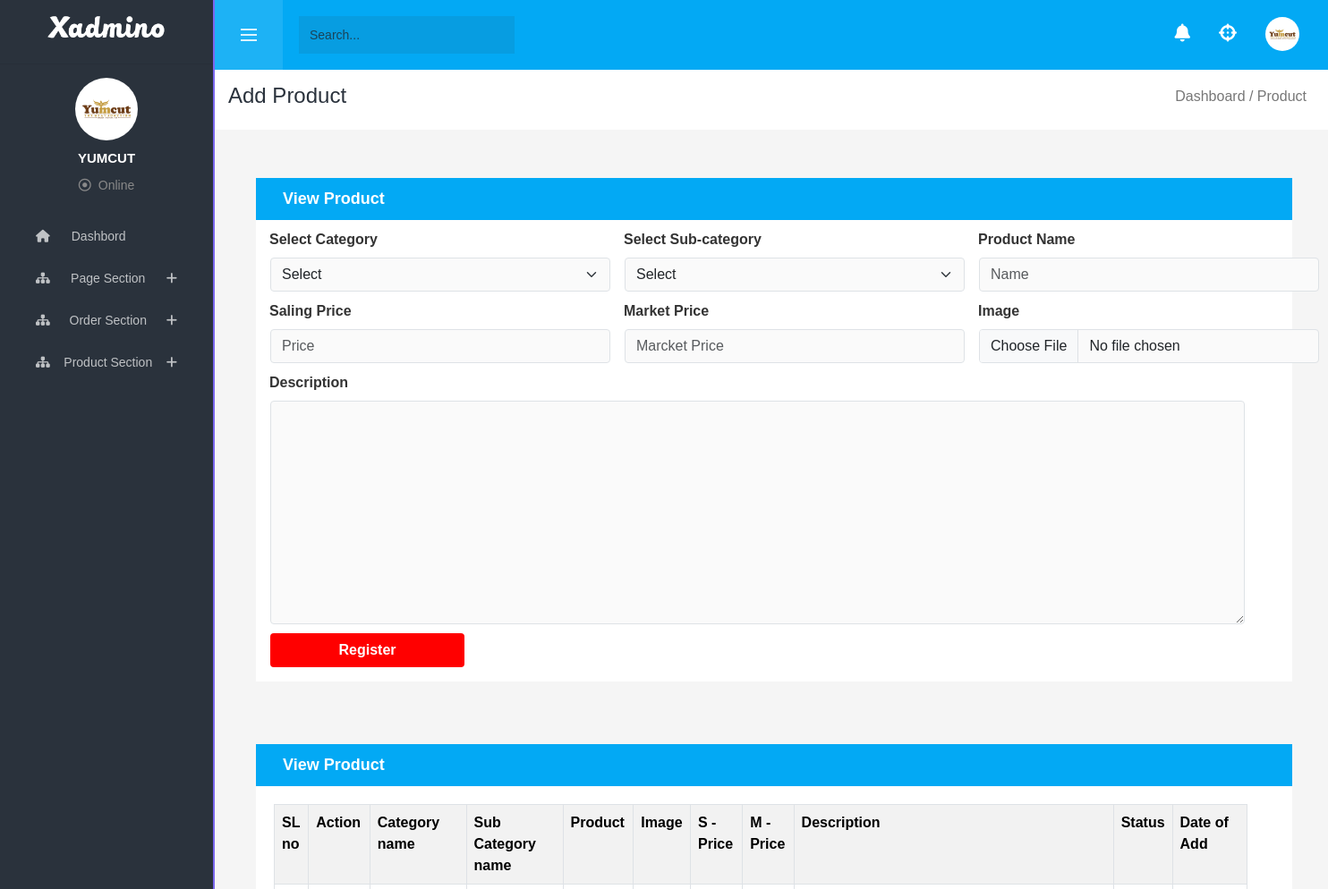
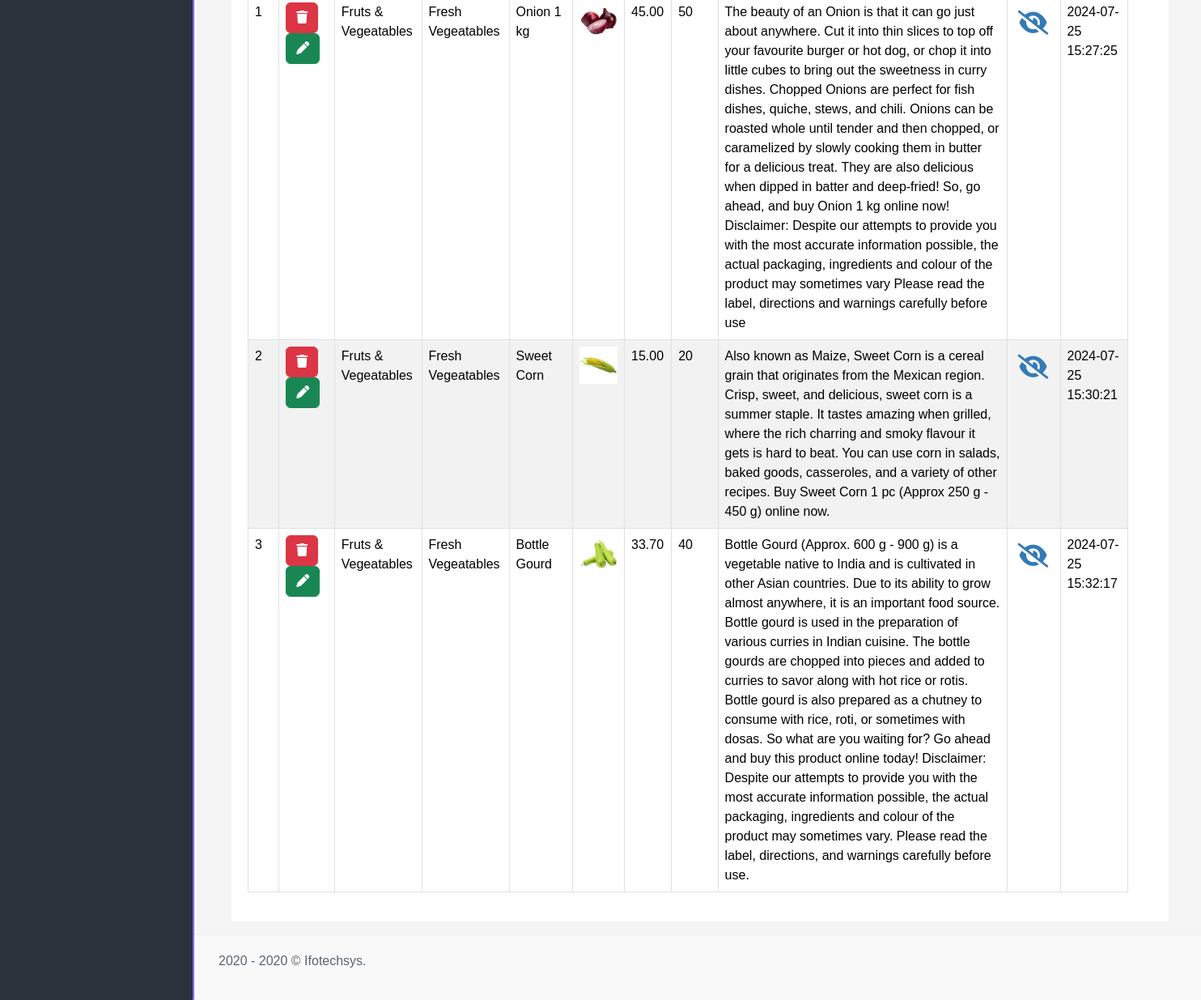
Page /admin_pannel/product.php (signed in) on the committed database (2 pictures, top to bottom).
### tables this page shows
CREATE TABLE IF NOT EXISTS `product` (
  `p_id` int NOT NULL AUTO_INCREMENT,
  `pc_id` int NOT NULL,
  `psc_id` int NOT NULL,
  `slug` varchar(255) NOT NULL,
  `product_name` varchar(255) NOT NULL,
  `product_image` varchar(255) NOT NULL,
  `product_marcket_price` varchar(255) NOT NULL,
  `product_saling_price` varchar(255) NOT NULL,
  `size_available` varchar(255) NOT NULL,
  `color_avalable` varchar(255) NOT NULL,
  `stock` varchar(255) NOT NULL,
  `unit` varchar(255) NOT NULL,
  `saku_no` varchar(255) NOT NULL,
  `product_short_description` longtext NOT NULL,
  `product_long_description` longtext NOT NULL,
  `status` int NOT NULL COMMENT '(0 means out of stockk, 1 means in stock)',
  `create_at` datetime NOT NULL DEFAULT CURRENT_TIMESTAMP,
  `update_at` datetime DEFAULT NULL,
  PRIMARY KEY (`p_id`)
);

CREATE TABLE IF NOT EXISTS `product_category` (
  `pc_id` int NOT NULL AUTO_INCREMENT,
  `pc_slug` varchar(255) NOT NULL,
  `pc_name` varchar(255) NOT NULL,
  `pc_image` varchar(255) NOT NULL,
  `description` longtext NOT NULL,
  `create_at` datetime NOT NULL DEFAULT CURRENT_TIMESTAMP,
  `update_at` datetime DEFAULT NULL,
  PRIMARY KEY (`pc_id`)
);

CREATE TABLE IF NOT EXISTS `product_subcategory` (
  `psc_id` int NOT NULL AUTO_INCREMENT,
  `pc_id` int NOT NULL,
  `slug` varchar(255) NOT NULL,
  `psc_name` varchar(255) NOT NULL,
  `description` longtext NOT NULL,
  `psc_image` varchar(255) NOT NULL,
  `create_at` datetime NOT NULL DEFAULT CURRENT_TIMESTAMP,
  `update_at` datetime DEFAULT NULL,
  PRIMARY KEY (`psc_id`)
);

### admin_pannel/product.php (the view, shortened to what this page needs)
<?php
        include 'include/header.php';
        include 'config.php';
  ?>
    <div class="dashboard d-flex justify-content-between align-items-center pe-4">
                    <div class="h4">Add Product</div>
                    <div class="dsbrdLite h6">Dashboard / Product</div>
                </div>
                <div class="p-3 pt-4">
                    <div class="row order">
             <?php
                if (!empty($_REQUEST['edit'])) {
                    $edit_id = mysqli_real_escape_string($db, $_REQUEST['edit']);
                    $edit = $db->query("SELECT * FROM `product` WHERE p_id = '$edit_id'");
                    $edit_value = $edit->fetch_object();
                    $product_name = $edit_value->product_name;
                    $product_saling_price = $edit_value->product_saling_price;
                    $product_marcket_price = $edit_value->product_marcket_price;
                    $product_long_description = $edit_value->product_long_description;
                }else{
                    $product_name = '';
                    $product_saling_price = '';
                    $product_marcket_price = '';
                    $product_long_description = '';
                }
            ?>
    <div class="category row">
        <div class="add-category col-md-12">
            <div class="add-cate-head">
                <p class="heading1">View Product</p>
            </div>
            <div class="add-cate-head2">
                <form action="action/manage_product.php" method="post" enctype="multipart/form-data">
        <div class="d-flex">
           <div class="form-group">
               <label for="input" class="lb-1" style="color:#333333; width: 185px;">Select Category</label>
               <select name="pc_id" class=" form-control ms-3 mt-2 category-input-file-text form-select"  style=" width: 380px; height: 38px; margin-left: 50px; ">
                      <option>Select</option>
                </select>
            </div>
<div class="form-group">
    <label for="input" class="lb-1" style="color:#333333; width: 185px;">Select Sub-category</label>
    <select name="psc_id" class=" form-control ms-3 mt-2 category-input-file-text form-select" style=" width: 380px; height: 38px;">
    <option>Select</option>
                </select>
        </div>
    <div class="form-group">
    <label for="input" class="lb-1" style="color:#333333; width: 185px;">Product Name</label>
    <input type="text" id="input" name="product_name" placeholder="Name" value="<?=$product_name;?>" class=" form-control ms-3 mt-2  category-input-file-text" style=" width: 380px; height: 38px;">
</div>
</div>
        <div class="d-flex">
        <div class="form-group">
                <label for="input" class="lb-1" style="color:#333333; width: 185px;">Saling Price</label>
                <input type="text" id="input" name="product_saling_price" placeholder="Price" value="<?=$product_saling_price;?>" class=" form-control ms-3 mt-2  category-input-file-text" style=" width: 380px; height: 38px;">
            </div>
            <div class="form-group">
                <label for="input" class="lb-1" style="color:#333333; width: 185px;">Market Price</label>
                <input type="text" id="input" name="product_marcket_price" value="<?=$product_marcket_price;?>" placeholder="Marcket Price" class=" form-control ms-3 mt-2  category-input-file-text" style=" width: 380px; height: 38px;">
            </div>
            <div class="form-group">
                <label for="input" class="lb-1" style="color:#333333; width: 185px;">Image</label>
                <input type="file" id="file" name="product_image" value="" accept="image/*"  class=" form-control ms-3 mt-2  category-input-file-text" style=" width: 380px; height: 38px;">
            </div>
        </div>
        <div>
                      <label for="input" class="lb-1" style="color:#333333;">Description</label>
                      <br>
                      <textarea rows="#" cols="#" name="product_long_description" class="form-control  ms-3 mt-2  category-input-file-text category-text"><?=$product_long_description;?></textarea>
                  </div>
                  <div>
                  <?php
                        if (!empty($_REQUEST['edit'])) {
                    ?>
                            <input type="hidden" name="p_id" value="<?=$_REQUEST['edit'];?>">
                            <button type="submit" value="update" name="submit" class="btn lb-1 categorysubmit mb-3 ms-3">Update</button>
                            <?php
                     }else{
                            ?>
                            <button type="submit" value="register" name="submit" class="btn lb-1 categorysubmit mb-3 ms-3">Register</button>
                            <?php
                            }
                        ?>
                  </div>
             </form>
          </div>
      </div>
    </div>
  </div>
</div>
        <div class="p-3 pt-4">
          <div class="row order">
            <div class="category row">
             <div class="add-category col-md-12">
                <div class="add-cate-head">
                  <p class="heading1">View Product</p>
            </div>
               <div class="add-cate-head2">
                 <div class="viewcategory-table">
                   <table class="table table-bordered table-striped">
                          <tr>
                              <th>SL no</th>
                              <th>Action</th>
                              <th>Category name</th>
                              <th>Sub Category name</th>
                              <th>Product</th>
                              <th>Image</th>
                              <th>S - Price</th>
                              <th>M - Price</th>
                              <th>Description</th>
                              <th>Status</th>
                              <th>Date of Add</th>
                          </tr>
                          <?php
                   $data = $db->query("SELECT product.*, product_category.pc_name as product_category_name , product_subcategory.psc_name as product_subcategory_name FROM `product`
                      LEFT JOIN `product_category` ON product.pc_id = product_category.pc_id LEFT JOIN `product_subcategory` ON product.psc_id = product_subcategory.psc_id");
                                    if ($data->num_rows == 0) {
                                         echo 'No Data Found';
                                    }else {
                                         $sl = 0;
                                         while($value = $data->fetch_object()){
                                         $sl++;
                                ?>
                               <tr>
                                <td><?=$sl;?></td>
                                <td>
                                    <div>
                                    <a href="action/manage_product.php?submit=delete&p_id=<?=$value->p_id;?>" class="btn btn-danger">
                                    <i class="fa-solid fa-trash"></i></a>
                                        <a href="?edit=<?=$value->p_id;?>" class="btn btn-success"> <i class="fa-solid fa-pen"></i>   </a>
                                    </div>
                                </td>
                                <td><?=$value->product_category_name;?></td>
                                <td><?=$value->product_subcategory_name;?></td>
                                <td><?=$value->product_name;?></td>
                                <td>
                                    <?php
                                            if (empty($value->product_image)){
                                                echo 'N/A';
                                            }else{
                                    ?>
                                            <img src="image_storage/<?=$value->product_image?>" class="img-fluid" width="55" alt="">
                                        <?php } ?>
                                </td>
                                <td><?=$value->product_saling_price;?></td>
                                <td><?=$value->product_marcket_price;?></td>
                                <td><?=$value->product_long_description;?></td>
                                <td><i class="fa-solid fa-eye-slash ccc" style=" font-size: 30px; color: #337AB7; margin-left: 5px; margin-top: 10px;"></i></td>
                                <td><?=$value->create_at;?></td>
                            </tr>
                            <?php } } ?>
                        </table>
                      </div>
                    </div>
                 </div>
               </div>
             </div>
         </div>
   <?php
        include 'include/footer.php';
     ?>

### rows in the picture
product: pc.pc_name "Fruts & Vegeatables", psc.psc_name "Fresh Vegeatables", product_name "Onion 1 kg", product_image (picture), product_saling_price "45.00", product_marcket_price "50", product_long_description "The beauty of an Onion is that it can go just about anywhere. Cut it into thin slices to top off your favourite burger or hot dog, or chop it into little cubes to bring out the sweetness in curry dishes. Chopped Onions are perfect for fish dishes, quiche, stews, and chili. Onions can be roasted whole until tender and then chopped, or caramelized by slowly cooking them in butter for a delicious treat. They are also delicious when dipped in batter and deep-fried! So, go ahead, and buy Onion 1 kg online now! Disclaimer: Despite our attempts to provide you with the most accurate information possible, the actual packaging, ingredients and colour of the product may sometimes vary Please read the…", create_at "2024-07-25 15:27:25"
product: pc.pc_name "Fruts & Vegeatables", psc.psc_name "Fresh Vegeatables", product_name "Sweet Corn", product_image (picture), product_saling_price "15.00", product_marcket_price "20", product_long_description "Also known as Maize, Sweet Corn is a cereal grain that originates from the Mexican region. Crisp, sweet, and delicious, sweet corn is a summer staple. It tastes amazing when grilled, where the rich charring and smoky flavour it gets is hard to beat. You can use corn in salads, baked goods, casseroles, and a variety of other recipes. Buy Sweet Corn 1 pc (Approx 250 g - 450 g) online now.", create_at "2024-07-25 15:30:21"
product: pc.pc_name "Fruts & Vegeatables", psc.psc_name "Fresh Vegeatables", product_name "Bottle Gourd", product_image (picture), product_saling_price "33.70", product_marcket_price "40", product_long_description "Bottle Gourd (Approx. 600 g - 900 g) is a vegetable native to India and is cultivated in other Asian countries. Due to its ability to grow almost anywhere, it is an important food source. Bottle gourd is used in the preparation of various curries in Indian cuisine. The bottle gourds are chopped into pieces and added to curries to savor along with hot rice or rotis. Bottle gourd is also prepared as a chutney to consume with rice, roti, or sometimes with dosas. So what are you waiting for? Go ahead and buy this product online today! Disclaimer: Despite our attempts to provide you with the most accurate information possible, the actual packaging, ingredients and colour of the product may…", create_at "2024-07-25 15:32:17"
